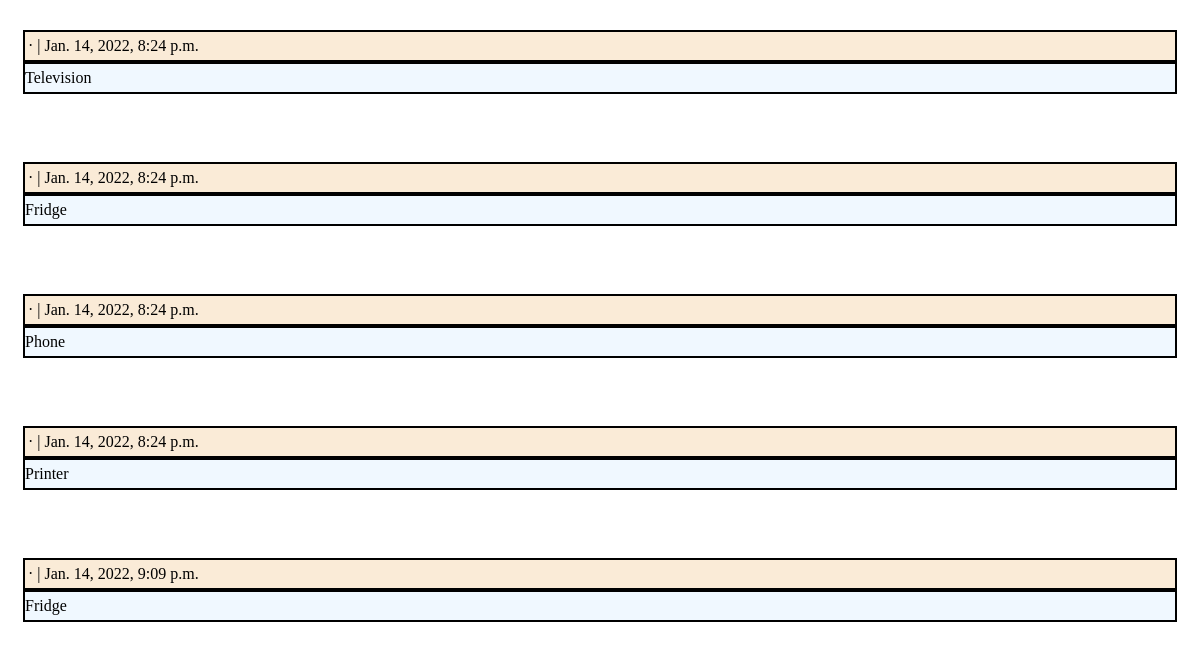
/users/SeeOrder/ (signed in, lower part), run on an earlier commit of the app's database.
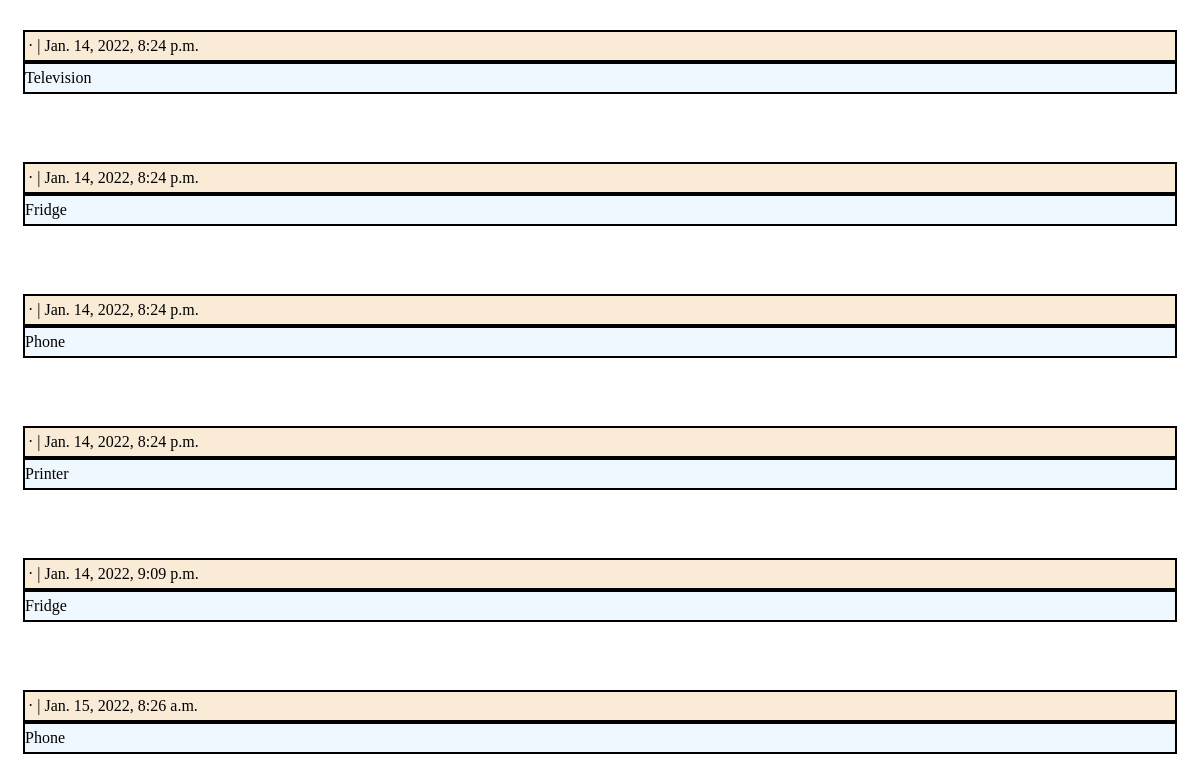
And on a later commit of the database.
### users/models.py (models this page shows, shortened)
class Order(models.Model):
    user = models.ForeignKey(AUTH_USER_MODEL, on_delete= models.SET_NULL, null=True,blank=True)
    technician = models.ForeignKey(Technician, on_delete= models.SET_NULL, null=True,blank=True)
    device = models.ForeignKey(Device,on_delete=CASCADE,null=False,default=1)
    STATUS = (("accepted","accepted" ),
                ("pending","pending"),
                ("done","done"),
            )
    status = models.CharField(max_length=200, null=True, choices=STATUS)
    date = models.DateTimeField(auto_now_add=True, null=True)

class Device(models.Model):
    deviceId = fields.CharField(max_length=30)
    deviceName = fields.CharField(max_length=30)
    def __str__(self):
        return self.deviceName

### users/views.py (the view)
# urls.py: path('SeeOrder/', SeeOrderView.as_view(), name="order"),
class SeeOrderView(LoginRequiredMixin, ListView):
    model=Order
    template_name = 'order.html'
    login_url = 'login'
    def get_queryset(self):
        queryset = Order.objects.all()
        return queryset

### templates/order.html (shortened to what this page needs)
<html>
    <head>
    </head>
    <body>
        {% extends 'base.html' %}
        {% block content %}
        {% for order in object_list %}
        <div class="card">
        <div class="card-header">
         &middot;
        <span class="author"> |
        {{ order.date }}</span>
        </div>
        <div class="card-body">
        {{ order.device }}
        </div>
        </div>
        <br/>
        {% endfor %}
        {% endblock content %}

What changed in the data, as far as the page shows it:
added Order: date "Jan. 15, 2022, 8:26 a.m.", device "Phone"
